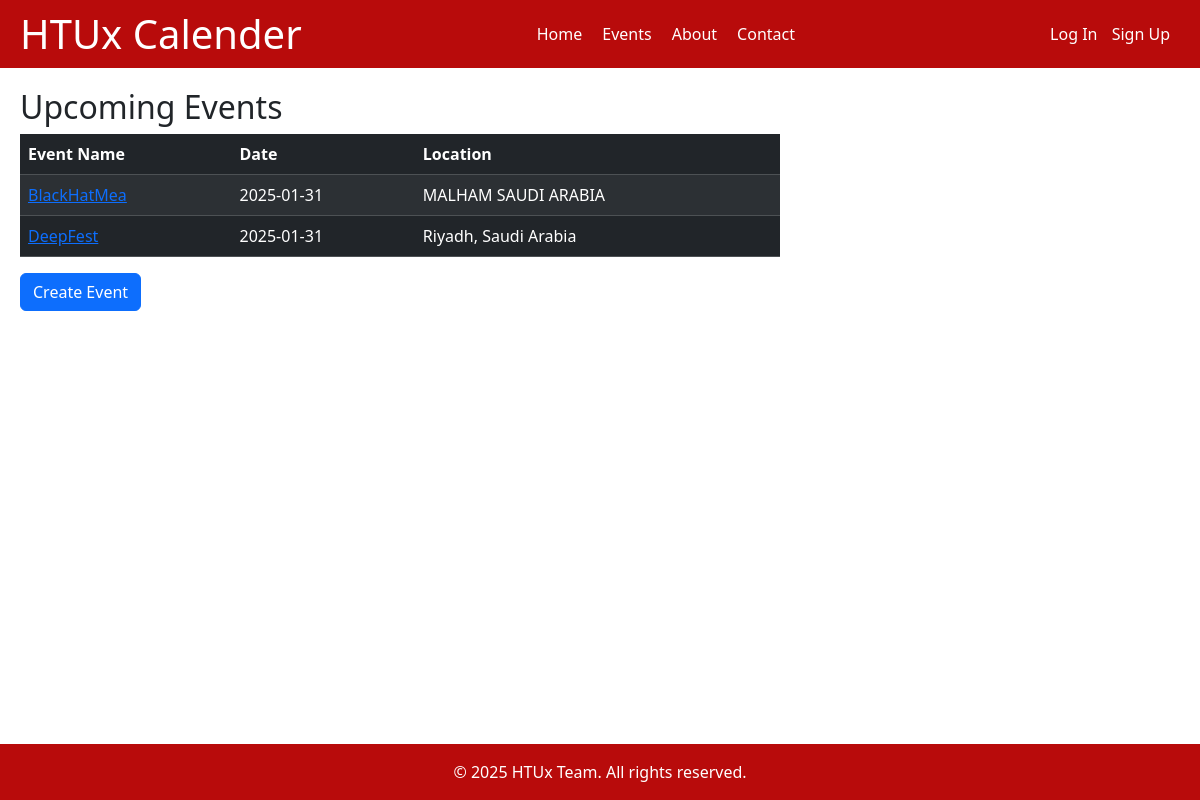
The page / on the database its author committed.
### main.py (models this page shows)
class Event(db.Model):
    id = db.Column(db.Integer, primary_key=True)
    title = db.Column(db.String(100), nullable=False)
    description = db.Column(db.Text, nullable=False)
    date = db.Column(db.DateTime, default=datetime.datetime.utcnow)
    location = db.Column(db.String(100), nullable=False)
    user_id = db.Column(db.Integer, db.ForeignKey('user.id'), nullable=False)

### main.py (the view)
@app.route('/')
def index():
    events = Event.query.all()
    return render_template('index.html', events=events)

### templates/index.html (shortened to what this page needs)
{% extends 'base.html' %}
{% block content %}
<h2>Upcoming Events</h2>
<table class="table table-dark table-striped">
    <thead>
        <tr>
            <th>Event Name</th>
            <th>Date</th>
            <th>Location</th>
        </tr>
    </thead>
    <tbody>
        {% for event in events %}
        <tr>
            <td><a href="{{url_for('event_detail', event_id=event.id)}}">{{ event.title }}</a></td>
            <td>{{ event.date.strftime('%Y-%m-%d') }}</td>
            <td>{{ event.location }}</td>
        </tr>
        {% endfor %}
    </tbody>
</table>
<a href="{{ url_for('create_event') }}" class="btn btn-primary">Create Event</a>
{% endblock %}

### templates/base.html (shortened to what this page needs)
<!DOCTYPE html>
<html lang="en">
<head>
    <link rel="stylesheet" href="{{ url_for('static', filename='main.css') }}">
    <link href="https://cdn.jsdelivr.net/npm/bootstrap@5.3.3/dist/css/bootstrap.min.css" rel="stylesheet">
</head>
<body>
    <header class="header">
        <a href="{{ url_for('index') }}">
            <h1>HTUx Calender</h1>
        </a>
        <nav class="navigation">
            <ul>
                <li><a href="{{ url_for('index') }}">Home</a></li>
                <li><a href="{{ url_for('index') }}">Events</a></li>
                <li><a href="#">About</a></li>
                <li><a href="#">Contact</a></li>
            </ul>
        </nav>
        <div class="auth-buttons">
            {% if not current_user.is_authenticated %}  <a href="{{ url_for('login') }}">Log In</a>
                <a href="{{ url_for('register') }}">Sign Up</a>
            {% else %}  <a href="{{ url_for('logout') }}">Log Out</a>
            {% endif %}
        </div>
    </header>
    <main>
        {% block content %}{% endblock %}
    </main>
    <footer>
        <p>&copy; <span id="year"></span> HTUx Team. All rights reserved.</p>
    </footer>
</body>
</html>

### static/main.css (style rules this page uses)
html { font-size: 14px; }
@media (min-width: 768px) { html { font-size: 16px; } }
body { font-family: Arial, sans-serif; line-height: 1.6; margin: 0; padding: 0; background-color: #f4f4f4; color: #333; }
header { background-color: rgb(184, 11, 11); color: #fff; padding: 10px 20px; align-items: center; justify-content: space-between; display: flex; }
header h1 { margin: 0; }
header a { color: #fff; text-decoration: none }
.navigation ul { list-style: none; padding: 0; margin: 0; display: flex; }
.navigation li { margin-right: 20px; }
.navigation a { color: #fff; text-decoration: none; }
.auth-buttons a { margin-right: 10px; }
main { padding: 20px; max-width: 800px; }
footer { background-color: rgb(184, 11, 11); color: #fff; text-align: center; padding: 1rem 0; position: fixed; bottom: 0; width: 100%; }
footer p { margin: 0; }

### rows shown on the page
Event: title "BlackHatMea", date "2025-01-31", location "MALHAM SAUDI ARABIA"
Event: title "DeepFest", date "2025-01-31", location "Riyadh, Saudi Arabia"
